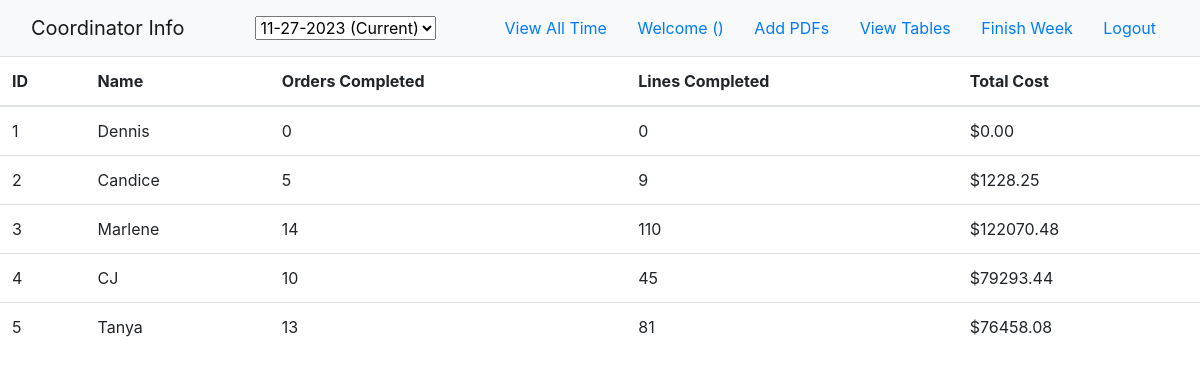
The app's page /index/ with its own data.
### ProductivityApp/models.py (models this page shows, shortened)
class Week(models.Model):
    coordinator = models.ForeignKey(Coordinator, on_delete=models.CASCADE, related_name='week')
    week = models.IntegerField(null = False)
    orders_completed = models.IntegerField(default = 0)
    lines_completed = models.IntegerField(default = 0)
    total_cost = models.DecimalField(default = 0, max_digits = 10, decimal_places = 2)

class Coordinator(models.Model):
    id = models.AutoField(primary_key = True)
    name = models.CharField(null = False, max_length = 50)

### ProductivityApp/views.py (the view, shortened to what this page needs)
# urls.py: path("index/", view = views.get_coordinators, name = "index"),
def get_coordinators(request):
    if request.method == "GET":
        activeWeek = models.CurrentWeek.objects.filter(selected = True)[0]
        context = {"weeks": models.Week.objects.filter(week = activeWeek.week), "currentWeeks": models.CurrentWeek.objects.all(), "activeWeek": activeWeek}
        return render(request, "index.html", context)

### ProductivityApp/templates/index.html (shortened to what this page needs)
<!DOCTYPE html>
<html lang="en">
    <head>
        <link rel="stylesheet" href="https://stackpath.bootstrapcdn.com/bootstrap/4.3.1/css/bootstrap.min.css">
        <link href="https://unpkg.com/bootstrap-table@1.18.2/dist/bootstrap-table.min.css" rel="stylesheet">
    </head>
    <body>
        <nav class="navbar navbar-light bg-light">
            <div class="container-fluid">
                <div class="navbar-header">
                    <a class="navbar-brand" href="#">Coordinator Info</a>
                </div>
                <div>
                    <form id="dropdown-form" method="post" action="{% url 'index' %}">
                        <select id = "dropdown" name="dropdown" onchange="submitForm()">
                            {% for cw in currentWeeks %}
                                {% if cw.week == activeWeek.week %}
                                    {% if cw.selected %}
                                        <option value = {{cw.week}} selected>{{cw.name}} (Current)</option>
                                    {% else %}
                                        <option value = {{cw.week}} selected>{{cw.name}}</option>
                                    {% endif %}
                                {% elif cw.selected %}
                                    <option value = {{cw.week}}>{{cw.name}} (Current)</option>
                                {% else %}
                                    <option value = {{cw.week}}>{{cw.name}}</option>
                                {% endif %}
                            {% endfor %}
                        </select>
                    </form>
                </div>
                <ul class="nav navbar-nav navbar-right">
                    <li>
                        <a class = "btn btn-link" href = "{% url 'alltime' %}">View All Time</a>
                        <a class="btn btn-link" href="#">Welcome ({{ user.first_name }})</a>
                        <a class="btn btn-link" href="{% url 'pdf' %}">Add PDFs</a>
                        <a class="btn btn-link" href="{% url 'tables' %}">View Tables</a>
                        <a class="btn btn-link" href="{% url 'reset' %}">Finish Week</a>
                        <a class="btn btn-link" href="{% url 'logout' %}">Logout</a>
                    </li>
                </ul>
            </div>
        </nav>
        <table class="table" id="table">
            <thead>
                <tr>
                    <th>
                        ID
                    </th>
                    <th>
                        Name
                    </th>
                    <th>
                        Orders Completed
                    </th>
                    <th>
                        Lines Completed
                    </th>
                    <th>
                        Total Cost
                    </th>
                </tr>
            </thead>
            <tbody>
                {% for week in weeks %}
                    <tr>
                        <td>{{week.coordinator.id}}</td>
                        <td>{{week.coordinator.name}}</td>
                        <td>{{week.orders_completed}}</td>
                        <td>{{week.lines_completed}}</td>
                        <td>${{week.total_cost}}</td>
                    </tr>
                {% endfor %}
            </tbody>
        </table>
    </body>
</html>

### records on screen
Week: coordinator.id "1", coordinator.name "Dennis", orders_completed "0", lines_completed "0", total_cost "0.00"
Week: coordinator.id "2", coordinator.name "Candice", orders_completed "5", lines_completed "9", total_cost "1228.25"
Week: coordinator.id "3", coordinator.name "Marlene", orders_completed "14", lines_completed "110", total_cost "122070.48"
Week: coordinator.id "4", coordinator.name "CJ", orders_completed "10", lines_completed "45", total_cost "79293.44"
Week: coordinator.id "5", coordinator.name "Tanya", orders_completed "13", lines_completed "81", total_cost "76458.08"

### other values on screen
form field dropdown "11-27-2023 (Current)"
